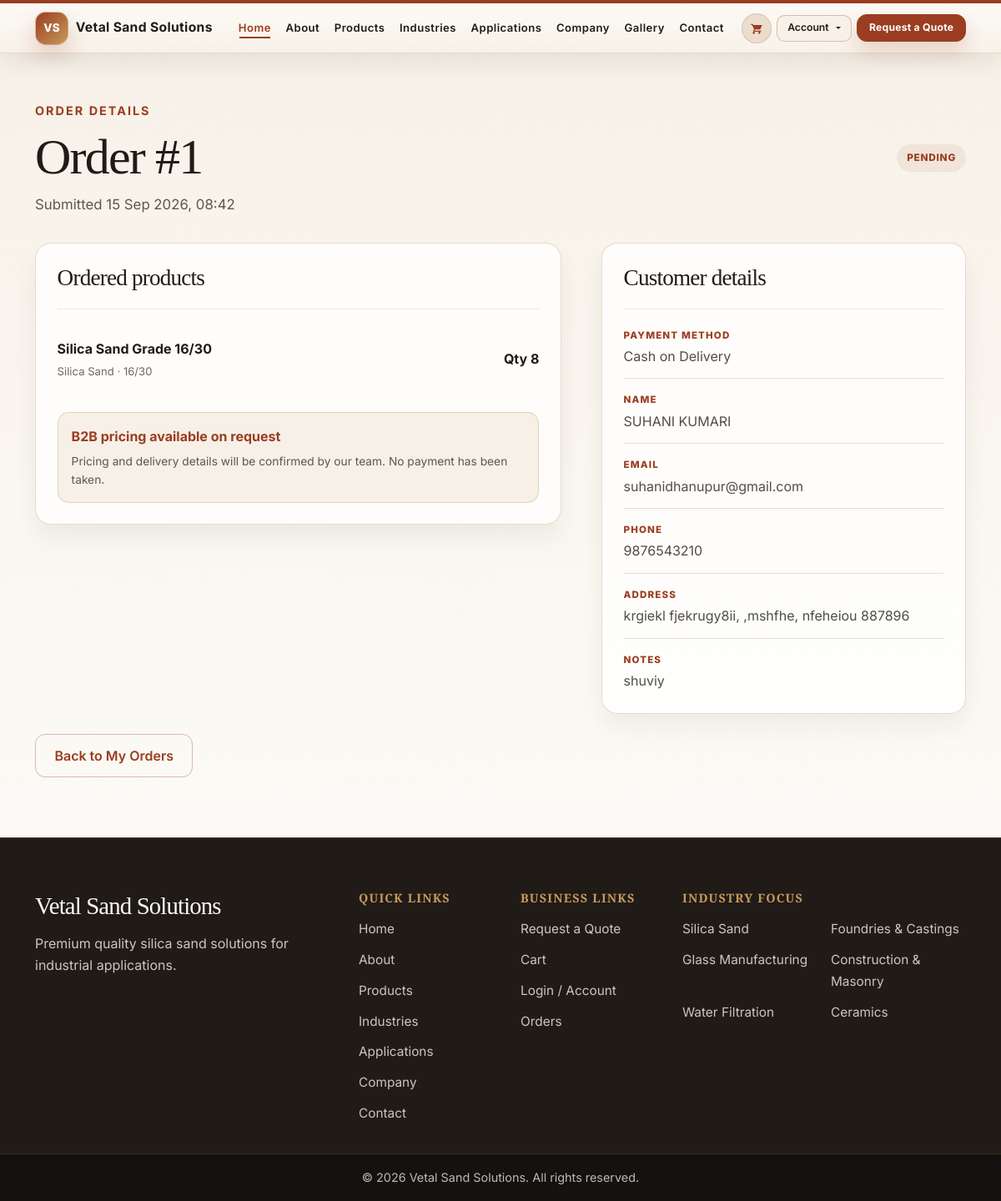
/account/orders/1/ (signed in), run on the app's committed database.
### orders/models.py (models this page shows, shortened)
class Order(models.Model):
	class PaymentMethod(models.TextChoices):
		COD = 'cod', 'Cash on Delivery'
		RAZORPAY = 'razorpay', 'Online Payment'
	class Status(models.TextChoices):
		PENDING = 'pending', 'Pending'
		CONFIRMED = 'confirmed', 'Confirmed'
		PROCESSING = 'processing', 'Processing'
		SHIPPED = 'shipped', 'Shipped'
		DELIVERED = 'delivered', 'Delivered'
		CANCELLED = 'cancelled', 'Cancelled'
	user = models.ForeignKey(settings.AUTH_USER_MODEL, on_delete=models.CASCADE, related_name='orders')
	full_name = models.CharField(max_length=150)
	email = models.EmailField()
	phone = models.CharField(max_length=30)
	address = models.TextField()
	city = models.CharField(max_length=100)
	state = models.CharField(max_length=100)
	pincode = models.CharField(max_length=20)
	notes = models.TextField(blank=True)
	payment_method = models.CharField(
		max_length=20,
		choices=PaymentMethod.choices,
		default=PaymentMethod.COD,
	)
	status = models.CharField(max_length=20, choices=Status.choices, default=Status.PENDING)
	created_at = models.DateTimeField(auto_now_add=True)
	updated_at = models.DateTimeField(auto_now=True)
	class Meta:
		ordering = ['-created_at']

class OrderItem(models.Model):
	order = models.ForeignKey(Order, on_delete=models.CASCADE, related_name='items')
	product = models.ForeignKey(Product, on_delete=models.PROTECT, related_name='order_items')
	quantity = models.PositiveIntegerField(validators=[MinValueValidator(1)])
	created_at = models.DateTimeField(auto_now_add=True)
	class Meta:
		ordering = ['created_at']

### products/models.py (models this page shows, shortened)
class Product(models.Model):
    category = models.ForeignKey(Category, on_delete=models.CASCADE, related_name='products')
    name = models.CharField(max_length=200)
    slug = models.SlugField(unique=True)
    short_description = models.CharField(max_length=300, blank=True)
    description = models.TextField(blank=True)
    grade = models.CharField(max_length=50, blank=True)
    price = models.DecimalField(
        max_digits=12,
        decimal_places=2,
        null=True,
        blank=True,
        help_text='Enter the product price in INR. Leave blank if pricing is available only on request.',
    )
    specifications = models.TextField(blank=True)
    applications = models.TextField(blank=True)
    industries = models.TextField(blank=True)
    is_active = models.BooleanField(default=True)
    is_featured = models.BooleanField(default=False)
    created_at = models.DateTimeField(auto_now_add=True)
    updated_at = models.DateTimeField(auto_now=True)
    class Meta:
        ordering = ['-created_at']

class Category(models.Model):
    name = models.CharField(max_length=100)
    slug = models.SlugField(unique=True)
    description = models.TextField(blank=True)
    is_active = models.BooleanField(default=True)
    created_at = models.DateTimeField(auto_now_add=True)
    class Meta:
        verbose_name = 'Category'
        verbose_name_plural = 'Categories'

### orders/views.py (the view)
# urls.py: path('account/orders/<int:order_id>/', views.order_detail, name='order_detail'),
@login_required(login_url='login')
def order_detail(request, order_id):
	order = get_object_or_404(
		Order.objects.prefetch_related('items__product'),
		id=order_id,
		user=request.user,
	)
	return render(request, 'orders/order_detail.html', {'order': order})

### cart/context_processors.py (called while the page is built)
def cart_count(request):
    cart = request.session.get('cart', {})
    total_items = 0
    for quantity in cart.values():
        try:
            total_items += int(quantity)
        except (TypeError, ValueError):
            continue
    return {'cart_count': total_items}

### products/context_processors.py (called while the page is built)
def wishlist_count(request):
    if not request.user.is_authenticated:
        return {'wishlist_count': 0}
    return {'wishlist_count': Wishlist.objects.filter(user=request.user).count()}

### templates/orders/order_detail.html (shortened to what this page needs)
{% extends 'base.html' %}
{% block content %}
<section class="orders-page">
    <div class="container orders-page-container">
        <div class="orders-page-heading order-detail-heading">
            <div>
                <p class="section-kicker">Order details</p>
                <h1>Order #{{ order.id }}</h1>
                <p>Submitted {{ order.created_at|date:'d M Y, H:i' }}</p>
            </div>
            <span class="order-status-pill">{{ order.get_status_display }}</span>
        </div>
        <div class="row g-4 g-lg-5 align-items-start">
            <div class="col-12 col-lg-7">
                <div class="order-panel">
                    <div class="order-panel-heading">
                        <h2>Ordered products</h2>
                    </div>
                    <div class="order-item-list">
                        {% for item in order.items.all %}
                            <div class="order-line-item">
                                <div>
                                    <span>{{ item.product.name }}</span>
                                    <small>{{ item.product.category.name }}{% if item.product.grade %} · {{ item.product.grade }}{% endif %}</small>
                                </div>
                                <strong>Qty {{ item.quantity }}</strong>
                            </div>
                        {% endfor %}
                    </div>
                    <div class="pricing-request-box">
                        <strong>B2B pricing available on request</strong>
                        <p>Pricing and delivery details will be confirmed by our team. No payment has been taken.</p>
                    </div>
                </div>
            </div>
            <div class="col-12 col-lg-5">
                <div class="order-panel">
                    <div class="order-panel-heading">
                        <h2>Customer details</h2>
                    </div>
                    <dl class="order-contact-details">
                        <div><dt>Payment Method</dt><dd>{{ order.get_payment_method_display }}</dd></div>
                        <div><dt>Name</dt><dd>{{ order.full_name }}</dd></div>
                        <div><dt>Email</dt><dd>{{ order.email }}</dd></div>
                        <div><dt>Phone</dt><dd>{{ order.phone }}</dd></div>
                        <div><dt>Address</dt><dd>{{ order.address|linebreaksbr }}, {{ order.city }}, {{ order.state }} {{ order.pincode }}</dd></div>
                        {% if order.notes %}<div><dt>Notes</dt><dd>{{ order.notes|linebreaksbr }}</dd></div>{% endif %}
                    </dl>
                </div>
            </div>
        </div>
        <a href="{% url 'order_list' %}" class="btn btn-secondary order-back-link">Back to My Orders</a>
    </div>
</section>
{% endblock %}

### static/css/style.css (style rules this page uses)
:root { --primary: #9B3D20; --dark: #211B18; --sand: #E8D8C5; --cream: #F7F1E8; --off-white: #FCFAF6; --gold: #C69A5A; --border-soft: rgba(33, 27, 24, 0.08); --text-soft: #514640; --shadow-soft: 0 18px 38px rgba(33, 27, 24, 0.08); --shadow-card: 0 16px 28px rgba(33, 27, 24, 0.06); }
html { scroll-behavior: smooth; }
body { font-family: 'Inter', sans-serif; background: linear-gradient(180deg, var(--off-white) 0%, var(--cream) 100%); color: var(--dark); line-height: 1.6; font-weight: 400; -webkit-font-smoothing: antialiased; text-rendering: optimizeLegibility; }
a { color: var(--dark); text-decoration: none; transition: color 0.25s ease, background-color 0.25s ease, border-color 0.25s ease, transform 0.25s ease; }
h1, h2, h3, h4, h5, h6, .site-title, .hero-title { font-family: 'Playfair Display', serif; color: var(--dark); line-height: 1.15; letter-spacing: -0.03em; margin-bottom: 0.75rem; }
p { margin-bottom: 1rem; color: var(--dark); }
.btn, button, input, textarea, select { font-family: 'Inter', sans-serif; }
.btn { display: inline-flex; align-items: center; justify-content: center; border-radius: 0.75rem; font-weight: 600; padding: 0.8rem 1.4rem; transition: all 0.25s ease; border-width: 1px; border-style: solid; }
.btn-secondary, .btn-outline-primary { background: transparent; border-color: rgba(155, 61, 32, 0.35); color: var(--primary); }
.section-kicker { display: inline-block; margin-bottom: 0.6rem; color: var(--primary); font-size: 0.78rem; font-weight: 700; letter-spacing: 0.14em; text-transform: uppercase; }
.orders-page { min-height: 70vh; background: linear-gradient(180deg, rgba(247, 241, 232, 0.98) 0%, rgba(252, 250, 246, 1) 100%); }
.orders-page-container { padding-top: 3.5rem; padding-bottom: 4.5rem; }
.orders-page-heading { margin-bottom: 2rem; }
.orders-page-heading h1 { font-size: clamp(2.5rem, 5vw, 4.2rem); margin-bottom: 0.6rem; }
.orders-page-heading p:last-child { max-width: 44rem; margin-bottom: 0; color: rgba(33, 27, 24, 0.72); font-size: 1.05rem; }
.order-panel, .order-confirmation-panel { background: rgba(255, 255, 255, 0.78); border: 1px solid rgba(232, 216, 197, 0.92); border-radius: 1.2rem; box-shadow: var(--shadow-card); padding: 1.6rem; }
.order-panel-heading { margin-bottom: 1.35rem; padding-bottom: 1rem; border-bottom: 1px solid rgba(198, 154, 90, 0.22); }
.order-panel-heading h2 { margin-bottom: 0.3rem; font-size: 1.7rem; }
.checkout-item, .order-line-item { display: flex; align-items: center; justify-content: space-between; gap: 1rem; padding: 0.85rem 0; border-bottom: 1px solid rgba(232, 216, 197, 0.9); }
.checkout-item p, .checkout-quantity, .order-line-item small { margin: 0; color: rgba(33, 27, 24, 0.66); font-size: 0.82rem; }
.pricing-request-box { padding: 1rem; border: 1px solid rgba(198, 154, 90, 0.35); border-radius: 0.85rem; background: rgba(232, 216, 197, 0.36); }
.pricing-request-box strong { display: block; margin-bottom: 0.35rem; color: var(--primary); }
.pricing-request-box p { margin-bottom: 0; color: rgba(33, 27, 24, 0.72); font-size: 0.86rem; }
.order-summary-grid span, .order-contact-details dt { display: block; margin-bottom: 0.25rem; color: var(--primary); font-size: 0.72rem; font-weight: 800; letter-spacing: 0.1em; text-transform: uppercase; }
.order-item-list { margin-bottom: 1.5rem; text-align: left; }
.order-line-item:last-child { border-bottom: 0; }
.order-line-item > span, .order-line-item > div > span { color: var(--dark); font-weight: 700; }
.order-line-item small { display: block; margin-top: 0.2rem; }
.order-confirmation-actions, .order-detail-heading { display: flex; align-items: center; justify-content: center; flex-wrap: wrap; gap: 0.8rem; }
.order-list-status > span, .order-status-pill { display: inline-flex; align-items: center; padding: 0.45rem 0.75rem; border-radius: 999px; background: rgba(155, 61, 32, 0.08); color: var(--primary); font-size: 0.74rem; font-weight: 800; letter-spacing: 0.06em; text-transform: uppercase; white-space: nowrap; }
.order-detail-heading { justify-content: space-between; }
.order-detail-heading p { font-size: 0.9rem; }
.order-contact-details { display: flex; flex-direction: column; gap: 1rem; margin: 0; }
.order-contact-details div { padding-bottom: 0.8rem; border-bottom: 1px solid rgba(232, 216, 197, 0.9); }
.order-contact-details div:last-child { padding-bottom: 0; border-bottom: 0; }
.order-contact-details dd { margin: 0; color: rgba(33, 27, 24, 0.78); }
.order-back-link { margin-top: 1.5rem; }

### data on the page
Order: id "1", created_at "15 Sep 2026, 08:42", status "PENDING", payment_method "Cash on Delivery", full_name "SUHANI KUMARI", email "suhanidhanupur@gmail.com", phone "9876543210", address "krgiekl fjekrugy8ii", city ",mshfhe", state "nfeheiou", pincode "887896", notes "shuviy"
OrderItem: product.name "Silica Sand Grade 16/30", product.category.name "Silica Sand", product.grade "16/30", quantity "8"
